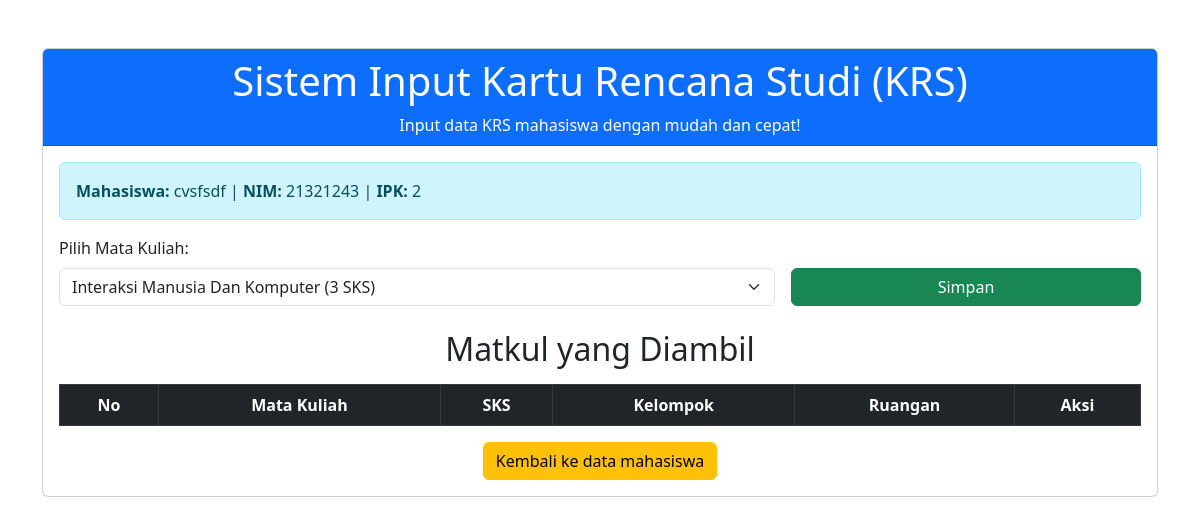
The app's page /edit_mhs.php?id=2 with its own data.
### tables this page shows
CREATE TABLE `inputmhs` (
  `id` int(11) NOT NULL,
  `namaMhs` varchar(255) NOT NULL,
  `nim` varchar(15) NOT NULL,
  `ipk` float NOT NULL,
  `sks` int(11) NOT NULL,
  `matakuliah` text DEFAULT NULL
);

### edit_mhs.php (the view, shortened to what this page needs)
<?php
include 'koneksi.php';
$idMhs = $_GET['id'];
$queryMhs = "SELECT * FROM inputmhs WHERE id = ?";
$stmtMhs = $conn->prepare($queryMhs);
$stmtMhs->bind_param("i", $idMhs);
$stmtMhs->execute();
$resultMhs = $stmtMhs->get_result();
$dataMhs = $resultMhs->fetch_assoc();
$queryMatkul = "SELECT * FROM jwl_matakuliah";
$resultMatkul = $conn->query($queryMatkul);
?>
<!DOCTYPE html>
<html lang="en">
<head>
    <link href="https://cdn.jsdelivr.net/npm/bootstrap@5.3.0-alpha1/dist/css/bootstrap.min.css" rel="stylesheet">
</head>
<body>
    <div class="container mt-5">
        <div class="card">
            <div class="card-header bg-primary text-white text-center">
                <h1>Sistem Input Kartu Rencana Studi (KRS)</h1>
                <p class="mb-0">Input data KRS mahasiswa dengan mudah dan cepat!</p>
            </div>
            <div class="card-body">
                <div class="alert alert-info">
                    <strong>Mahasiswa:</strong> <?php echo $dataMhs['namaMhs']; ?> |
                    <strong>NIM:</strong> <?php echo $dataMhs['nim']; ?> |
                    <strong>IPK:</strong> <?php echo $dataMhs['ipk']; ?>
                </div>
                <form method="POST" class="row g-3 mb-4">
                    <div class="col-md-8">
                        <label for="id_matkul" class="form-label">Pilih Mata Kuliah:</label>
                        <select id="id_matkul" name="id_matkul" class="form-select" required>
                            <?php while ($rowMatkul = $resultMatkul->fetch_assoc()) { ?>
                                <option value="<?php echo $rowMatkul['id']; ?>">
                                    <?php echo $rowMatkul['matakuliah']; ?> (<?php echo $rowMatkul['sks']; ?> SKS)
                                </option>
                            <?php } ?>
                        </select>
                    </div>
                    <div class="col-md-4 d-flex align-items-end">
                        <button type="submit" class="btn btn-success w-100">Simpan</button>
                    </div>
                </form>
                <h2 class="text-center mb-3">Matkul yang Diambil</h2>
                <table class="table table-bordered text-center">
                    <thead class="table-dark">
                        <tr>
                            <th>No</th>
                            <th>Mata Kuliah</th>
                            <th>SKS</th>
                            <th>Kelompok</th>
                            <th>Ruangan</th>
                            <th>Aksi</th>
                        </tr>
                    </thead>
                </table>
                <div class="text-center mt-3">
                    <a href="index.php" class="btn btn-warning">Kembali ke data mahasiswa</a>
                </div>
            </div>
        </div>
    </div>
</body>
</html>

### records on screen
inputmhs: namaMhs "cvsfsdf", nim "21321243", ipk "2"

### other values on screen
form field id_matkul "Interaksi Manusia Dan Komputer (3 SKS)"
